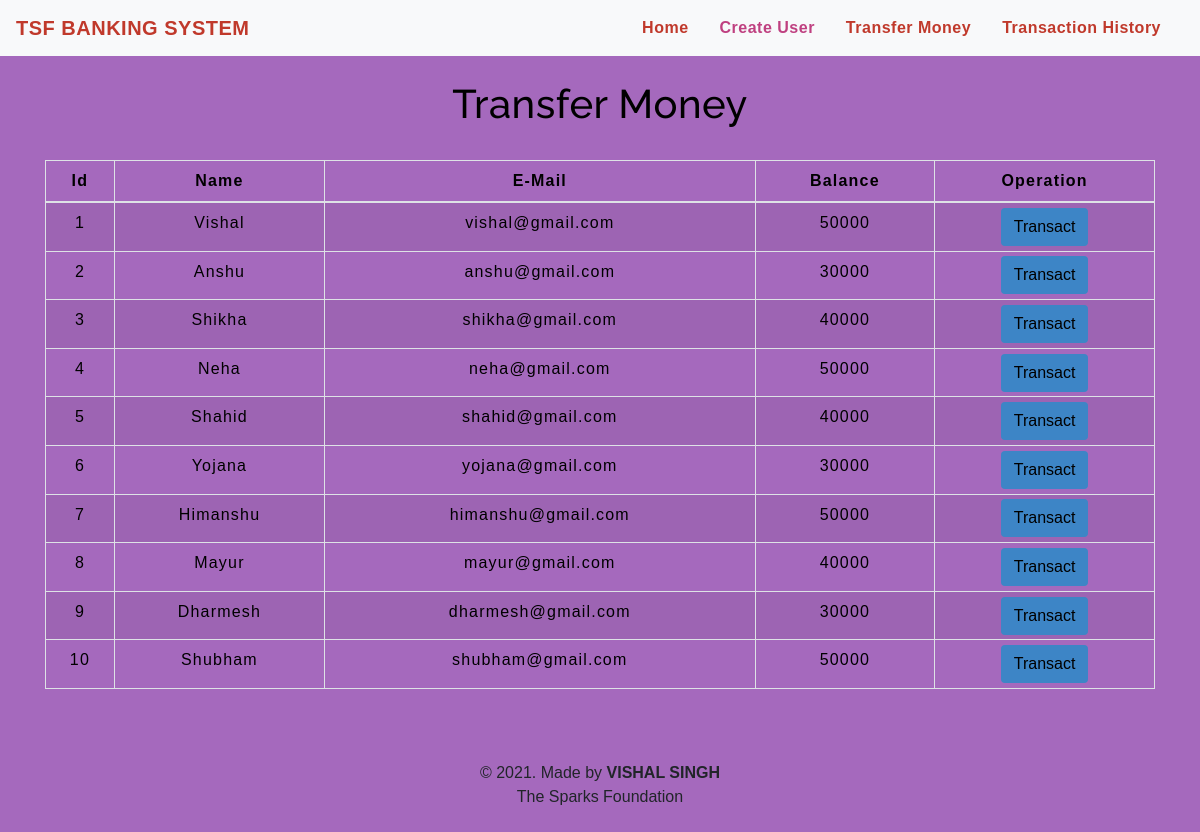
The app's page /transfermoney.php with its own data.
### tables this page shows
CREATE TABLE `users` (
  `id` int(3) NOT NULL,
  `name` text NOT NULL,
  `email` varchar(30) NOT NULL,
  `balance` int(8) NOT NULL
);

### transfermoney.php (the view, shortened to what this page needs)
<!DOCTYPE html>
<html lang="en">
<head>
    <link rel="stylesheet" href="https://maxcdn.bootstrapcdn.com/bootstrap/4.0.0/css/bootstrap.min.css">
    <link rel="stylesheet" type="text/css" href="css/table.css">
    <link rel="stylesheet" type="text/css" href="css/navbar.css">
</head>
<body style="background-color : #A569BD;">
<?php
    include 'config.php';
    $sql = "SELECT * FROM users";
    $result = mysqli_query($conn,$sql);
?>
<?php
  include 'navbar.php';
?>
<div class="container">
        <h2 class="text-center pt-4" style="color : black;">Transfer Money</h2>
        <br>
            <div class="row">
                <div class="col">
                    <div class="table-responsive-sm">
                    <table class="table table-hover table-sm table-striped table-condensed table-bordered" style="border-color:black;">
                        <thead style="color : black;">
                            <tr>
                            <th scope="col" class="text-center py-2">Id</th>
                            <th scope="col" class="text-center py-2">Name</th>
                            <th scope="col" class="text-center py-2">E-Mail</th>
                            <th scope="col" class="text-center py-2">Balance</th>
                            <th scope="col" class="text-center py-2">Operation</th>
                            </tr>
                        </thead>
                        <tbody>
                <?php
                    while($rows=mysqli_fetch_assoc($result)){
                ?>
                    <tr style="color : black;">
                        <td class="py-2"><?php echo $rows['id'] ?></td>
                        <td class="py-2"><?php echo $rows['name']?></td>
                        <td class="py-2"><?php echo $rows['email']?></td>
                        <td class="py-2"><?php echo $rows['balance']?></td>
                        <td><a href="selecteduserdetail.php?id= <?php echo $rows['id'] ;?>"> <button type="button" class="btn" style="background-color : #3D85C6;">Transact</button></a></td>
                    </tr>
                <?php
                    }
                ?>
                        </tbody>
                    </table>
                    </div>
                </div>
            </div>
         </div>
         <footer class="text-center mt-5 py-2">
            <p>&copy 2021. Made by <b>VISHAL SINGH</b> <br> The Sparks Foundation</p>
        </footer>
</body>
</html>

### navbar.php (shortened to what this page needs)
<nav class="navbar navbar-expand-md navbar-light bg-light">
<a class="navbar-brand" href="index.php" style="color : #C0392B;"><b>TSF BANKING SYSTEM</b></a>
<div class="collapse navbar-collapse" id="collapsibleNavbar">
      <ul class="navbar-nav ml-auto">
        <li class="nav-item">
          <a class="nav-link" href="index.php" style="color : #C0392B;"><b>Home</b></a>
        </li>
        <li class="nav-item">
          <a class="nav-link" href="createuser.php" style="color : #bf4080;"><b>Create User</b></a>
        </li>
        <li class="nav-item">
          <a class="nav-link" href="transfermoney.php" style="color : #C0392B;"><b>Transfer Money</b></a>
        </li>
        <li class="nav-item">
          <a class="nav-link" href="transactionhistory.php" style="color : #C0392B;"><b>Transaction History</b></a>
        </li>
    </div>
 </nav>

### css/table.css (style rules this page uses)
* { padding: 0; margin: 0; box-sizing: border-box; font-family: sans-serif; }
h2 { font-size: 40px; }
table { letter-spacing: 1.2px; }
td { text-align: center; }
button { border:none; background: #d9d9d9; transition: 1s; }

### css/navbar.css (style rules this page uses)
.nav-link { margin-right: 15px; color:#2F363F; letter-spacing: 0.5px; transition: 0.5s; }
.navbar-brand { color: #4C4B4B; letter-spacing: 0.5px; }
h2 { color: #4C4B4B; letter-spacing: 0.5px; font-family: raleway; }

### transfermoney.php (style rules this page uses)
button { transition: 1.5s; }

### records on screen
users: id "1", name "Vishal", email "vishal@gmail.com", balance "50000"
users: id "2", name "Anshu", email "anshu@gmail.com", balance "30000"
users: id "3", name "Shikha", email "shikha@gmail.com", balance "40000"
users: id "4", name "Neha", email "neha@gmail.com", balance "50000"
users: id "5", name "Shahid", email "shahid@gmail.com", balance "40000"
users: id "6", name "Yojana", email "yojana@gmail.com", balance "30000"
users: id "7", name "Himanshu", email "himanshu@gmail.com", balance "50000"
users: id "8", name "Mayur", email "mayur@gmail.com", balance "40000"
users: id "9", name "Dharmesh", email "dharmesh@gmail.com", balance "30000"
users: id "10", name "Shubham", email "shubham@gmail.com", balance "50000"
